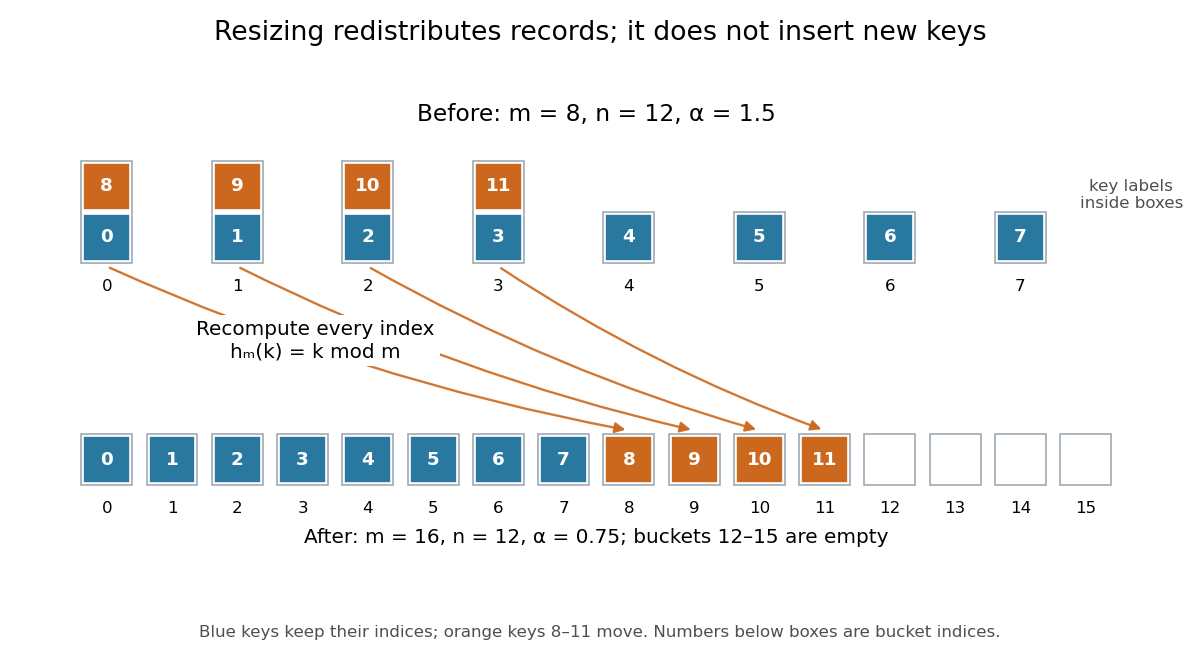

Here is the Python script that generated this plot:
"""Draw an original modular rehash; emit PNG to the working directory.

Tested with Python 3.14, matplotlib 3.10.7 and numpy 2.3.5.
"""

from pathlib import Path

import matplotlib.pyplot as plt
from matplotlib.patches import FancyArrowPatch, Rectangle


def draw_rehash():
    keys = list(range(12))
    old = [[k for k in keys if k % 8 == j] for j in range(8)]
    new = [[k for k in keys if k % 16 == j] for j in range(16)]
    assert old == [[0, 8], [1, 9], [2, 10], [3, 11], [4], [5], [6], [7]]
    assert new == [[k] for k in range(12)] + [[], [], [], []]
    fig, ax = plt.subplots(figsize=(10, 5.5), dpi=120, facecolor="white")
    ax.set_facecolor("white")
    ax.set(xlim=(-.9, 16.2), ylim=(-1.0, 6.2))
    ax.axis("off")
    blue, orange = "#2878a0", "#cc681e"
    for groups, base, step, bottom in [(old, 0, 2, 3.5), (new, 0, 1, .45)]:
        for j, group in enumerate(groups):
            x = base + step * j
            # A visible empty destination is a bucket, not a missing object.
            ax.add_patch(Rectangle((x - .39, bottom), .78, .7 * max(1, len(group)),
                                   fill=False, edgecolor="#9faab2", linewidth=1))
            ax.text(x, bottom - .22, str(j), ha="center", va="top", fontsize=10)
            for r, key in enumerate(group):
                color = blue if key < 8 else orange
                ax.add_patch(Rectangle((x - .36, bottom + .03 + .7 * r), .72, .64,
                                       facecolor=color, edgecolor="white"))
                ax.text(x, bottom + .35 + .7 * r, str(key), ha="center", va="center", fontsize=11, color="white", weight="bold")
    for key in range(8, 12):
        start = (2 * (key % 8), 3.45)
        end = (key, 1.2)
        ax.add_patch(FancyArrowPatch(start, end, arrowstyle="-|>", mutation_scale=13,
                                    linewidth=1.4, color=orange, connectionstyle="arc3,rad=.06", alpha=.9))
    ax.text(7.5, 5.45, "Before: m = 8, n = 12, α = 1.5", ha="center", fontsize=14)
    ax.text(15.7, 4.25, "key labels\ninside boxes", ha="center", fontsize=10, color="#4a5055")
    ax.text(3.2, 2.2, "Recompute every index\nhₘ(k) = k mod m", ha="center", fontsize=12,
            bbox={"facecolor": "white", "edgecolor": "none", "pad": 3})
    ax.text(7.5, -.35, "After: m = 16, n = 12, α = 0.75; buckets 12–15 are empty", ha="center", fontsize=12)
    fig.suptitle("Resizing redistributes records; it does not insert new keys", fontsize=16, y=.97)
    fig.text(.5, .035, "Blue keys keep their indices; orange keys 8–11 move. Numbers below boxes are bucket indices.", ha="center", fontsize=10, color="#4a5055")
    fig.subplots_adjust(left=.04, right=.97, bottom=.105, top=.9)
    fig.savefig(Path(__file__).stem + ".png", facecolor="white", transparent=False)
    plt.close(fig)


if __name__ == "__main__":
    draw_rehash()
